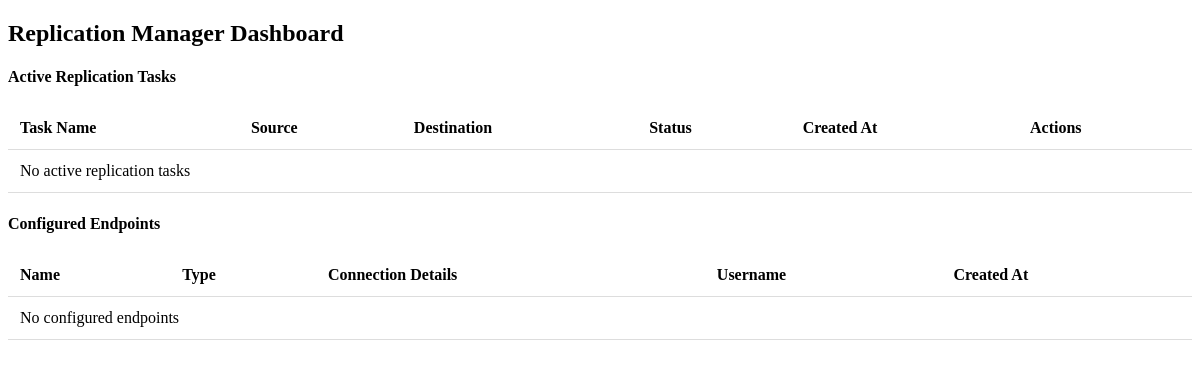
Before: / with the older database file.
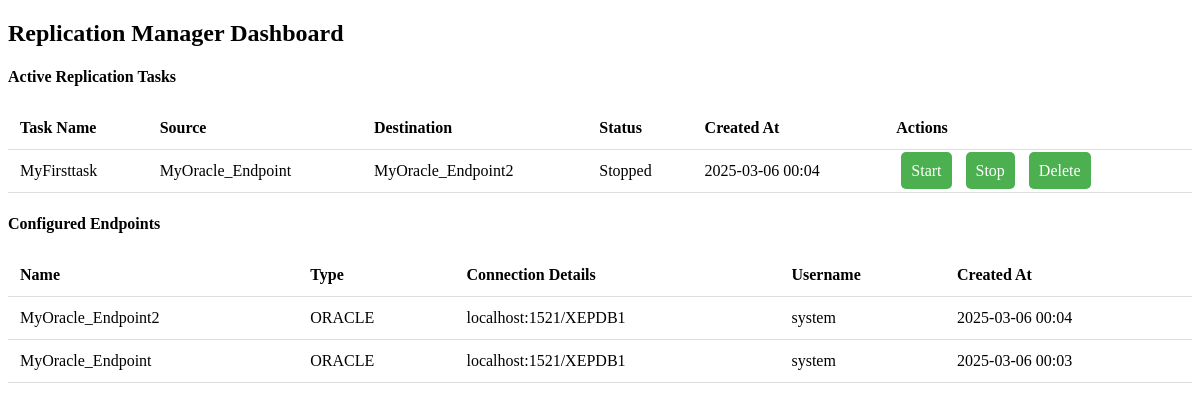
After: the same page with the newer database file.
### app/models/task.py (models this page shows, shortened)
class ReplicationTask(db.Model):
    __tablename__ = 'replication_task'
    id = db.Column(db.Integer, primary_key=True)
    name = db.Column(db.String(120), unique=True, nullable=False)
    source_id = db.Column(db.Integer, db.ForeignKey('endpoint.id'), nullable=False)
    destination_id = db.Column(db.Integer, db.ForeignKey('endpoint.id'), nullable=False)
    tables = db.Column(db.JSON)
    cdc_type = db.Column(db.String(20))
    cdc_config = db.Column(db.JSON)
    status = db.Column(db.String(20), default='stopped')
    options = db.Column(db.JSON)
    last_position = db.Column(db.JSON)
    created_at = db.Column(db.DateTime, default=db.func.now())
    source = db.relationship('Endpoint', foreign_keys=[source_id], backref='source_tasks')
    destination = db.relationship('Endpoint', foreign_keys=[destination_id], backref='destination_tasks')

### app/models/endpoint.py (models this page shows, shortened)
class Endpoint(db.Model):
    id = db.Column(db.Integer, primary_key=True)
    name = db.Column(db.String(100), unique=True, nullable=False)
    type = db.Column(db.String(20), nullable=False)
    username = db.Column(db.String(50))  # Add this
    password = db.Column(db.String(100))  # Add this
    host = db.Column(db.String(120))
    port = db.Column(db.Integer)
    service_name = db.Column(db.String(50))
    dataset = db.Column(db.String(100))
    credentials_json = db.Column(db.Text)
    database = db.Column(db.String(100))
    created_at = db.Column(db.DateTime, default=datetime.utcnow)

### app/web/routes.py (the view)
@bp.route('/')
def dashboard():
    page = request.args.get('page', 1, type=int)
    per_page = 10
    tasks = ReplicationTask.query.order_by(ReplicationTask.created_at.desc()).all()
    endpoints = Endpoint.query.order_by(Endpoint.created_at.desc()).all()
    return render_template('dashboard.html',
                           tasks=tasks,
                           endpoints=endpoints)

### app/web/templates/dashboard.html
{% extends "base.html" %}
{% block content %}
<div class="container">
    <h2 class="my-4">Replication Manager Dashboard</h2>
    <div class="card mb-4">
        <div class="card-header">
            <h4 class="mb-0">Active Replication Tasks</h4>
        </div>
        <div class="card-body">
            <table class="table table-hover">
                <thead>
                    <tr>
                        <th>Task Name</th>
                        <th>Source</th>
                        <th>Destination</th>
                        <th>Status</th>
                        <th>Created At</th>
                        <th>Actions</th>
                    </tr>
                </thead>
                <tbody>
                    {% for task in tasks %}
                    <tr>
                        <td>{{ task.name }}</td>
                        <td>{{ task.source.name }}</td>
                        <td>{{ task.destination.name }}</td>
                        <td>
                            <span class="badge bg-{{ 'success' if task.status == 'running' else 'warning' }}">
                                {{ task.status|capitalize }}
                            </span>
                        </td>
                        <td>{{ task.created_at.strftime('%Y-%m-%d %H:%M') }}</td>
                        <td>
                            <div class="btn-group" role="group">
                                <a href="{{ url_for('web.control_task', task_id=task.id, action='start') }}"
                                   class="btn btn-sm btn-success">Start</a>
                                <a href="{{ url_for('web.control_task', task_id=task.id, action='stop') }}"
                                   class="btn btn-sm btn-warning">Stop</a>
                                <a href="{{ url_for('web.delete_task', task_id=task.id) }}"
                                   class="btn btn-sm btn-danger"
                                   onclick="return confirm('Delete this task?')">Delete</a>
                            </div>
                        </td>
                    </tr>
                    {% else %}
                    <tr>
                        <td colspan="6" class="text-center">No active replication tasks</td>
                    </tr>
                    {% endfor %}
                </tbody>
            </table>
        </div>
    </div>
    <div class="card">
        <div class="card-header">
            <h4 class="mb-0">Configured Endpoints</h4>
        </div>
        <div class="card-body">
            <table class="table table-hover">
                <thead>
                    <tr>
                        <th>Name</th>
                        <th>Type</th>
                        <th>Connection Details</th>
                        <th>Username</th>
                        <th>Created At</th>
                    </tr>
                </thead>
                <tbody>
                    {% for endpoint in endpoints %}
                    <tr>
                        <td>{{ endpoint.name }}</td>
                        <td>{{ endpoint.type|upper }}</td>
                        <td>
                            {% if endpoint.type == 'oracle' %}
                                {{ endpoint.host }}:{{ endpoint.port }}/{{ endpoint.service_name }}
                            {% elif endpoint.type == 'bigquery' %}
                                Dataset: {{ endpoint.dataset }}
                            {% elif endpoint.type == 'mysql' %}
                                Database: {{ endpoint.database }}
                            {% endif %}
                        </td>
                        <td>{{ endpoint.username }}</td>
                        <td>{{ endpoint.created_at.strftime('%Y-%m-%d %H:%M') }}</td>
                    </tr>
                    {% else %}
                    <tr>
                        <td colspan="5" class="text-center">No configured endpoints</td>
                    </tr>
                    {% endfor %}
                </tbody>
            </table>
        </div>
    </div>
</div>
{% endblock %}

### app/web/templates/base.html (shortened to what this page needs)
<!DOCTYPE html>
<html>
<head>
    <link rel="stylesheet" href="{{ url_for('static', filename='css/dashboard.css') }}">
</head>
<body>
    <div class="container">
        {% block content %}{% endblock %}
    </div>
</body>
</html>

### app/static/css/dashboard.css (style rules this page uses)
.btn { background: #4CAF50; color: white; padding: 10px; border-radius: 5px; text-decoration: none; margin: 5px; }
table { width: 100%; margin-top: 20px; border-collapse: collapse; }
th, td { padding: 12px; text-align: left; border-bottom: 1px solid #ddd; }

Changed rows visible on the page:
added ReplicationTask: name "MyFirsttask", source.name "MyOracle_Endpoint", destination.name "MyOracle_Endpoint2", status "Stopped", created_at "2025-03-06 00:04"
added Endpoint: name "MyOracle_Endpoint2", type "ORACLE", host "localhost", port "1521", service_name "XEPDB1", username "system", created_at "2025-03-06 00:04"
added Endpoint: name "MyOracle_Endpoint", type "ORACLE", host "localhost", port "1521", service_name "XEPDB1", username "system", created_at "2025-03-06 00:03"
Other visible differences:
text no longer shown: "No active replication tasks No configured endpoints"
